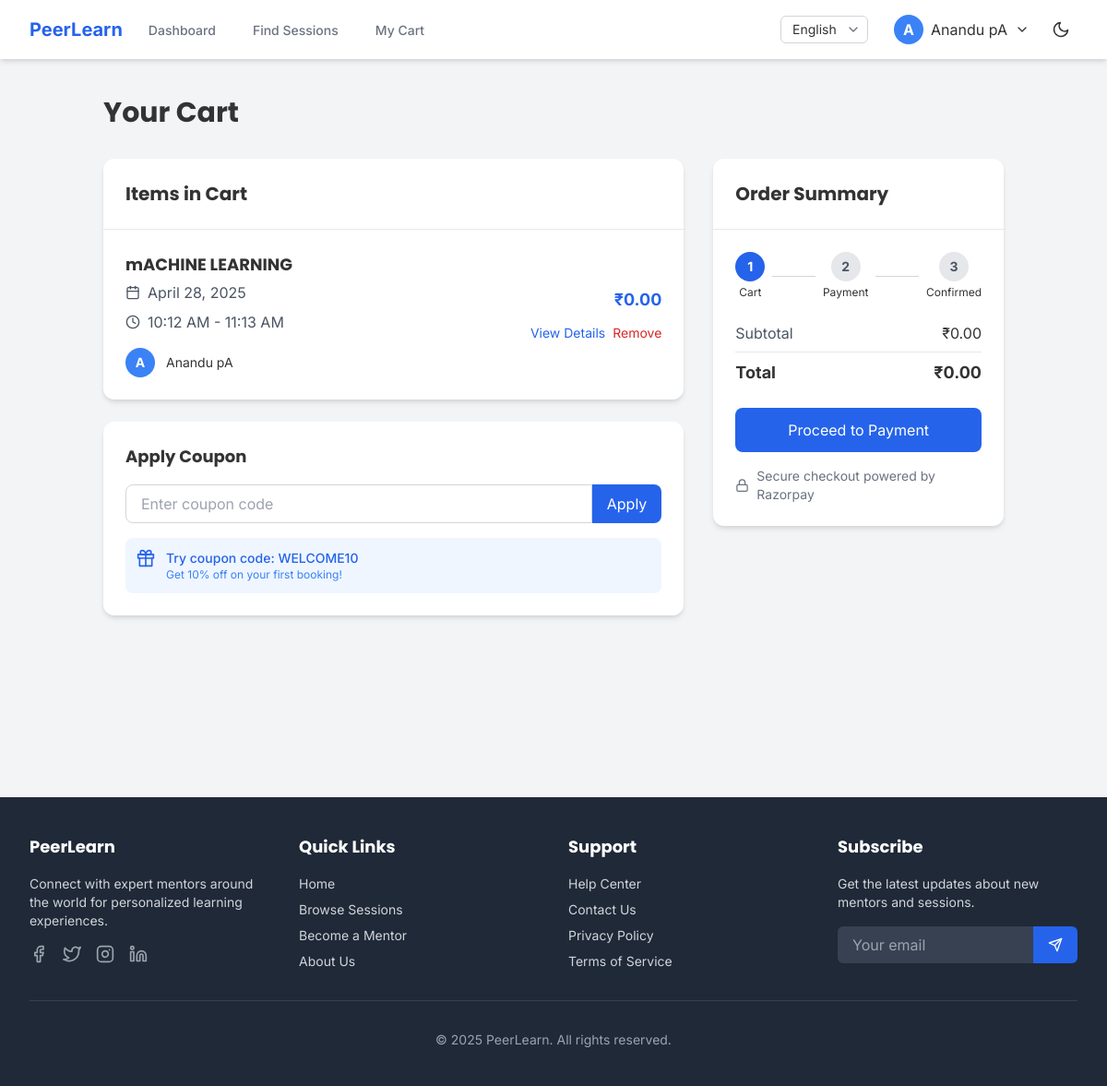
Before: /payments/cart/ (signed in) with the older database file.
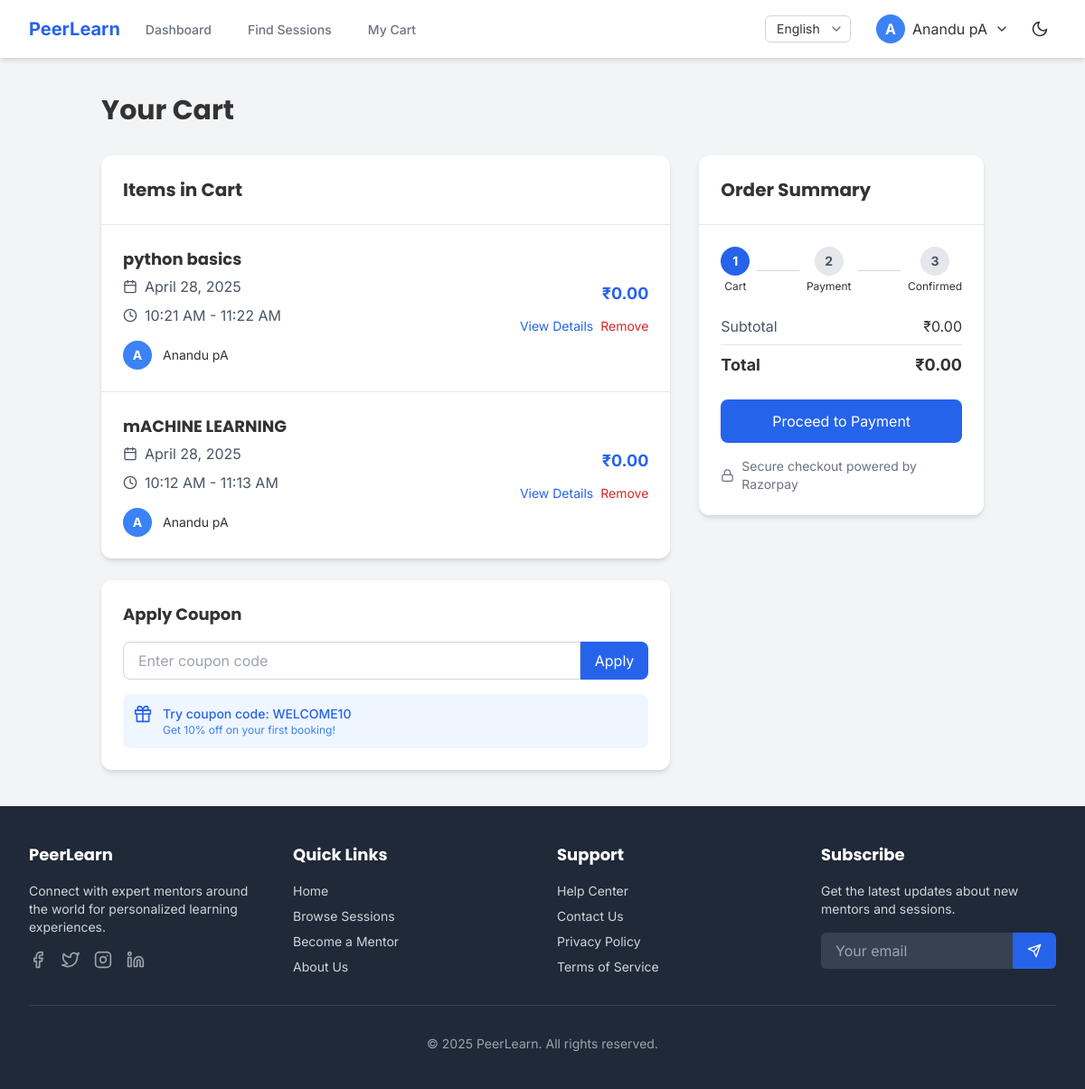
After: the same page with the newer database file.
### learning_sessions/models.py (models this page shows, shortened)
class Booking(models.Model):
    STATUS_CHOICES = (
        ('pending', _('Pending')),
        ('confirmed', _('Confirmed')),
        ('rejected', _('Rejected')),
        ('cancelled', _('Cancelled')),
        ('completed', _('Completed')),
    )
    session = models.ForeignKey(Session, on_delete=models.CASCADE, related_name='bookings')
    learner = models.ForeignKey(User, on_delete=models.CASCADE, related_name='bookings')
    status = models.CharField(_('status'), max_length=20, choices=STATUS_CHOICES, default='pending')
    payment_complete = models.BooleanField(_('payment complete'), default=False)
    coupon_applied = models.CharField(_('coupon code'), max_length=50, blank=True, null=True)
    discount_amount = models.DecimalField(_('discount amount'), max_digits=10, decimal_places=2, default=0)
    final_price = models.DecimalField(_('final price'), max_digits=10, decimal_places=2, null=True)
    created_at = models.DateTimeField(auto_now_add=True)
    class Meta:
        ordering = ['-created_at']
        unique_together = ('session', 'learner')
    def get_final_price(self):
        if self.final_price is not None:
            return self.final_price
        return self.session.price - self.discount_amount

class Session(models.Model):
    STATUS_CHOICES = (
        ('scheduled', _('Scheduled')),
        ('in_progress', _('In Progress')),
        ('completed', _('Completed')),
        ('cancelled', _('Cancelled')),
    )
    mentor = models.ForeignKey(MentorProfile, on_delete=models.CASCADE, related_name='sessions')
    title = models.CharField(_('title'), max_length=255)
    description = models.TextField(_('description'))
    start_time = models.DateTimeField(_('start time'))
    end_time = models.DateTimeField(_('end time'))
    price = models.DecimalField(_('price'), max_digits=10, decimal_places=2)
    max_participants = models.PositiveIntegerField(_('maximum participants'), default=1)
    current_participants = models.PositiveIntegerField(_('current participants'), default=0)
    status = models.CharField(_('status'), max_length=20, choices=STATUS_CHOICES, default='scheduled')
    tags = models.CharField(_('tags'), max_length=255, blank=True, help_text=_("Comma-separated tags"))
    created_at = models.DateTimeField(auto_now_add=True)
    updated_at = models.DateTimeField(auto_now=True)
    class Meta:
        ordering = ['start_time']
        indexes = [
            models.Index(fields=['start_time']),
            models.Index(fields=['status']),
        ]

### users/models.py (models this page shows, shortened)
class MentorProfile(models.Model):
    user = models.OneToOneField(User, on_delete=models.CASCADE, related_name='mentor_profile')
    expertise = models.CharField(_('area of expertise'), max_length=255)
    bio = models.TextField(_('biography'))
    hourly_rate = models.DecimalField(_('hourly rate'), max_digits=10, decimal_places=2)
    is_approved = models.BooleanField(_('approved status'), default=False)
    intro_video = models.URLField(_('introduction video'), blank=True, null=True)
    average_rating = models.DecimalField(_('average rating'), max_digits=3, decimal_places=2, default=0)
    total_reviews = models.PositiveIntegerField(_('total reviews'), default=0)
    created_at = models.DateTimeField(auto_now_add=True)
    updated_at = models.DateTimeField(auto_now=True)

class User(AbstractUser):
    ROLE_CHOICES = (
        ('learner', _('Learner')),
        ('mentor', _('Mentor')),
        ('admin', _('Admin')),
    )
    username = None
    email = models.EmailField(_('email address'), unique=True)
    profile_picture = models.ImageField(_('profile picture'), upload_to='profile_pictures/', blank=True, null=True)
    role = models.CharField(_('role'), max_length=10, choices=ROLE_CHOICES, default='learner')
    two_factor_enabled = models.BooleanField(_('two-factor authentication'), default=False)
    USERNAME_FIELD = 'email'
    REQUIRED_FIELDS = []
    objects = UserManager()
    def get_full_name(self):
        return f"{self.first_name} {self.last_name}".strip() or self.email
    full_name = property(get_full_name)
    def get_dashboard_url(self):
        if self.role == 'learner':
            return reverse('learner_dashboard')
        elif self.role == 'mentor':
            return reverse('mentor_dashboard')
        elif self.role == 'admin':
            return reverse('admin_dashboard')
        return reverse('landing_page')

### payments/views.py (the view, shortened to what this page needs)
# urls.py: path('cart/', views.cart_view, name='cart'),
@login_required
def cart_view(request):
    try:
        cart_items = Booking.objects.filter(
            learner=request.user,
            status='pending',
            payment_complete=False
        ).select_related('session__mentor__user')
        if not cart_items:
            messages.info(request, _('Your cart is empty.'))
            return redirect('session_list')
        try:
            subtotal = sum(item.get_final_price() for item in cart_items)
            total_discount = sum(item.discount_amount or 0 for item in cart_items)
            total = subtotal
        except Exception as e:
            print(f"Error calculating cart totals: {str(e)}")
            subtotal = sum(item.session.price or 0 for item in cart_items)
            total_discount = 0
            total = subtotal
        razorpay_order_id = None
        razorpay_options = {
            'key': settings.RAZORPAY_KEY_ID,
            'amount': int(total * 100),
            'currency': settings.RAZORPAY_CURRENCY,
            'name': 'PeerLearn',
            'description': f'Payment for {len(cart_items)} session(s)',
            'order_id': razorpay_order_id,
            'prefill': {
                'email': request.user.email,
                'name': request.user.get_full_name() or request.user.email.split('@')[0]
            },
            'total': total  # Pass the total for handling free sessions
        }
        context = {
            'cart_items': cart_items,
            'subtotal': subtotal,
            'total_discount': total_discount,
            'total': total,
            'razorpay_key_id': settings.RAZORPAY_KEY_ID,
            'razorpay_order_id': razorpay_order_id,
            'razorpay_currency': settings.RAZORPAY_CURRENCY,
            'user_email': request.user.email,
            'user_name': request.user.get_full_name() or request.user.email.split('@')[0],
            'razorpay_options': razorpay_options
        }
        return render(request, 'payments/cart.html', context)
    except Exception as e:
        print(f"Cart view error: {str(e)}")
        messages.error(request, _('An error occurred while loading your cart. Please try again.'))
        return redirect('session_list')

### templates/payments/cart.html (shortened to what the changed rows need)
{% extends 'base.html' %}
{% load i18n %}
{% load static %}
{% block content %}
<div class="bg-gray-100 py-10 min-h-screen">
    <div class="container mx-auto px-6">
        <h1 class="text-3xl font-bold mb-8">{% trans "Your Cart" %}</h1>
        <div class="flex flex-col lg:flex-row lg:space-x-8">
            <div class="w-full lg:w-2/3 mb-6 lg:mb-0">
                {% if cart_items %}
                    <div class="bg-white rounded-xl shadow-md overflow-hidden mb-6">
                        <div class="p-6 border-b border-gray-200">
                            <h2 class="text-xl font-bold">{% trans "Items in Cart" %}</h2>
                        </div>
                        <div class="divide-y divide-gray-200">
                            {% for item in cart_items %}
                                <div class="p-6 flex flex-col md:flex-row md:items-center">
                                    <div class="flex-grow mb-4 md:mb-0 md:mr-6">
                                        <h3 class="text-lg font-bold mb-1">{{ item.session.title }}</h3>
                                        <div class="flex items-center text-gray-600 mb-2">
                                            <i data-feather="calendar" class="h-4 w-4 mr-2"></i>
                                            <span>{{ item.session.start_time|date:"F j, Y" }}</span>
                                        </div>
                                        <div class="flex items-center text-gray-600 mb-4">
                                            <i data-feather="clock" class="h-4 w-4 mr-2"></i>
                                            <span>{{ item.session.start_time|date:"g:i A" }} - {{ item.session.end_time|date:"g:i A" }}</span>
                                        </div>
                                        <div class="flex items-center">
                                            {% if item.session.mentor.user.profile_picture %}
                                                <img src="{{ item.session.mentor.user.profile_picture.url }}" alt="{{ item.session.mentor.user.get_full_name }}" class="h-8 w-8 rounded-full object-cover mr-3">
                                            {% else %}
                                                <div class="h-8 w-8 rounded-full bg-blue-500 text-white flex items-center justify-center font-bold text-sm mr-3">
                                                    {{ item.session.mentor.user.first_name|first|upper }}
                                                </div>
                                            {% endif %}
                                            <span class="text-sm">{{ item.session.mentor.user.get_full_name }}</span>
                                        </div>
                                    </div>
                                    <div class="flex flex-col items-end">
                                        <div class="mb-3">
                                            {% if item.discount_amount > 0 %}
                                                <div class="text-xs text-gray-500 line-through">₹{{ item.session.price }}</div>
                                                <div class="text-lg font-bold text-blue-600">₹{{ item.get_final_price }}</div>
                                                <div class="text-xs text-green-600">{% trans "Coupon applied:" %} {{ item.coupon_applied }}</div>
                                            {% else %}
                                                <div class="text-lg font-bold text-blue-600">₹{{ item.session.price }}</div>
                                            {% endif %}
                                        </div>
                                        <div class="flex space-x-2">
                                            <a href="{% url 'session_detail' session_id=item.session.id %}" class="text-sm text-blue-600 hover:text-blue-800">
                                                {% trans "View Details" %}
                                            </a>
                                            <a href="{% url 'remove_from_cart' booking_id=item.id %}" class="text-sm text-red-600 hover:text-red-800">
                                                {% trans "Remove" %}
                                            </a>
                                        </div>
                                    </div>
                                </div>
                            {% endfor %}
                        </div>
                    </div>
                    <div class="bg-white rounded-xl shadow-md overflow-hidden">
                        <div class="p-6">
                            <h2 class="text-lg font-bold mb-4">{% trans "Apply Coupon" %}</h2>
                        </div>
                    </div>
                {% endif %}
            </div>
            {% if cart_items %}
                <div class="w-full lg:w-1/3">
                    <div class="bg-white rounded-xl shadow-md overflow-hidden sticky top-24">
                        <div class="p-6 border-b border-gray-200">
                            <h2 class="text-xl font-bold">{% trans "Order Summary" %}</h2>
                        </div>
                    </div>
                </div>
            {% endif %}
        </div>
    </div>
</div>
{% endblock %}

Changed rows visible on the page:
added Booking: session "python basics", session.start_time "April 28, 2025", session.start_time "10:21 AM", session.end_time "11:22 AM", session.mentor.user.first_name|first "A", session.mentor.user.get_full_name "Anandu pA", session.price "0.00"
